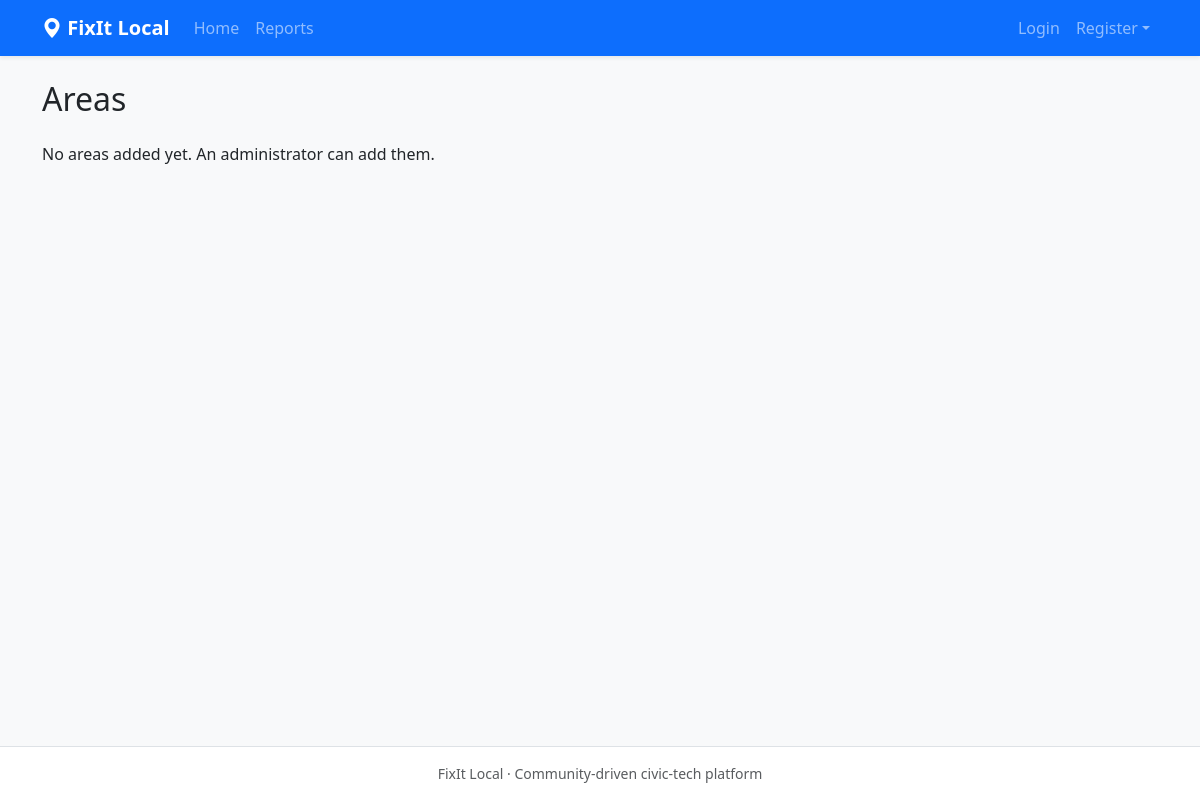
Page /areas/ on the earlier database version.
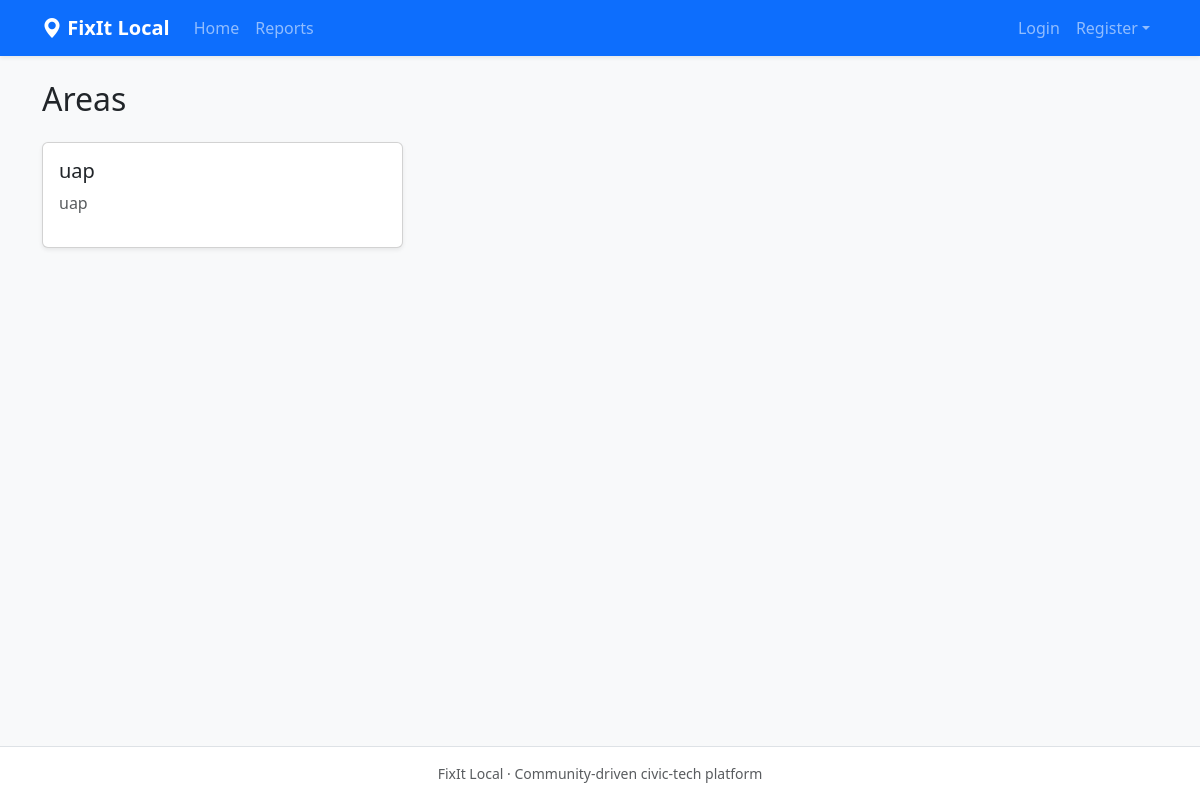
Same page on the later database version.
### core/models.py (models this page shows, shortened)
class Area(models.Model):
    name = models.CharField(max_length=100, unique=True)
    description = models.TextField(blank=True)
    center_lat = models.DecimalField(max_digits=9, decimal_places=6, null=True, blank=True)
    center_lng = models.DecimalField(max_digits=9, decimal_places=6, null=True, blank=True)
    class Meta:
        ordering = ['name']

### core/views.py (the view)
# urls.py: path('areas/', views.AreaListView.as_view(), name='areas'),
class AreaListView(ListView):
    model = Area
    template_name = 'core/areas.html'
    context_object_name = 'areas'
    paginate_by = 12

### core/templates/core/areas.html (shortened to what this page needs)
{% extends "base.html" %}
{% block content %}
<h1 class="h2 mb-4">Areas</h1><div class="row g-3">
{% for area in areas %}<div class="col-md-6 col-lg-4"><div class="card h-100 shadow-sm"><div class="card-body"><h2 class="h5">{{ area.name }}</h2><p class="text-muted">{{ area.description|default:'Community area' }}</p></div></div></div>
{% empty %}<p>No areas added yet. An administrator can add them.</p>{% endfor %}
</div>
{% endblock %}

Differences in the rows shown:
added Area: name "uap", description "uap"
Other differences:
text no longer shown: "No areas added yet. An administrator can add them."
